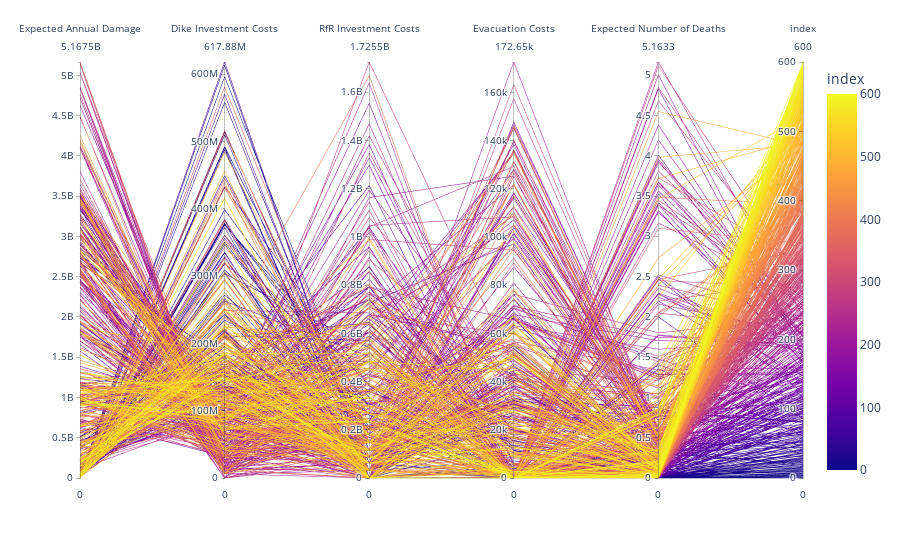

This figure's notebook cell:
### Markdown cell above
## Show tradeoffs in the resulting optimal policies
The algorithm found 440 solutions.

### Code cell
fig = px.parallel_coordinates(results_epsilon_0_1[0].iloc[:, 31::], color=results_epsilon_0_1[0].index)
fig.update_layout(showlegend=False)
fig.show()

### Figure 1 — Plotly figure (JSON) as saved in the notebook; plotly's stock layout.template omitted (floating-point values rounded to 4 significant figures; data arrays with more than 128 entries replaced by an {"elided": "..."} marker saying what was removed)
{"data": [{"dimensions": [{"label": "Expected Annual Damage", "values": {"elided": "601 float values"}}, {"label": "Dike Investment Costs", "values": {"elided": "601 float values"}}, {"label": "RfR Investment Costs", "values": {"elided": "601 int values"}}, {"label": "Evacuation Costs", "values": {"elided": "601 float values"}}, {"label": "Expected Number of Deaths", "values": {"elided": "601 float values"}}, {"label": "index", "values": {"elided": "601 int values"}}], "domain": {"x": [0, 1], "y": [0, 1]}, "line": {"color": {"elided": "601 int values"}, "coloraxis": "coloraxis"}, "name": "", "type": "parcoords"}], "layout": {"coloraxis": {"colorbar": {"title": {"text": "index"}}, "colorscale": [[0, "#0d0887"], [0.1111, "#46039f"], [0.2222, "#7201a8"], [0.3333, "#9c179e"], [0.4444, "#bd3786"], [0.5556, "#d8576b"], [0.6667, "#ed7953"], [0.7778, "#fb9f3a"], [0.8889, "#fdca26"], [1, "#f0f921"]]}, "legend": {"tracegroupgap": 0}, "margin": {"t": 60}, "showlegend": false}}
